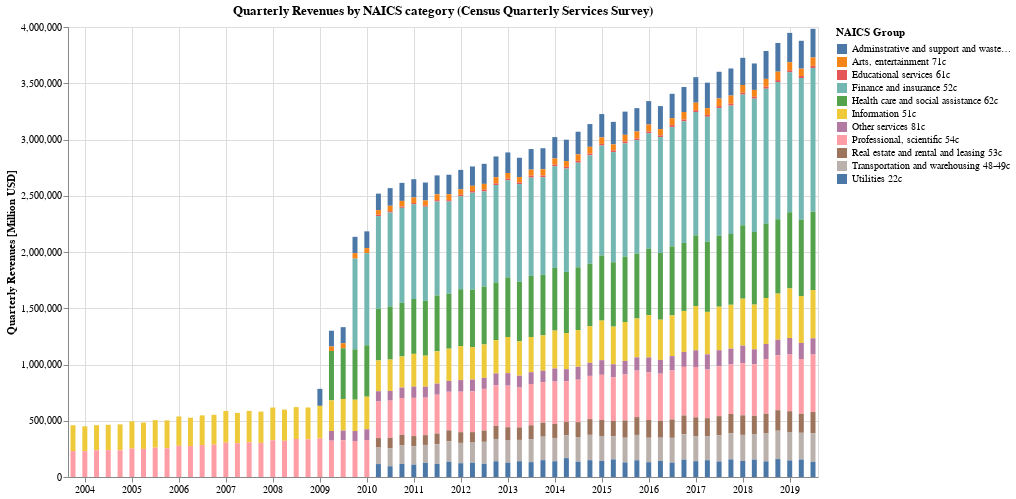

This figure's notebook cell:
### Markdown cell above
### What proportion of total reported revenues is each industry?

### Code cell
alt.Chart(categories_agg).mark_bar().encode(
    alt.X('dt:T', axis=alt.Axis(title=None)),
    alt.Y('value:Q', axis=alt.Axis(title='Quarterly Revenues [Million USD]')),
    alt.Color('variable:N', title="NAICS Group")
).properties(
    title="Quarterly Revenues by NAICS category (Census Quarterly Services Survey)",
    background="white",
    width=750,
    height=450
)

### Figure 1 — Vega-Lite specification as saved in the notebook (floating-point values rounded to 4 significant figures; data arrays with more than 128 entries replaced by an {"elided": "..."} marker saying what was removed)
{"config": {"view": {"continuousWidth": 400, "continuousHeight": 300}}, "data": {"name": "data-73169e33ac80c1669b5c24da5b4c1f0e"}, "mark": "bar", "background": "white", "encoding": {"color": {"type": "nominal", "field": "variable", "title": "NAICS Group"}, "x": {"type": "temporal", "axis": {"title": null}, "field": "dt"}, "y": {"type": "quantitative", "axis": {"title": "Quarterly Revenues [Million USD]"}, "field": "value"}}, "height": 450, "title": "Quarterly Revenues by NAICS category (Census Quarterly Services Survey)", "width": 750, "$schema": "https://vega.github.io/schema/vega-lite/v4.0.2.json", "datasets": {"data-73169e33ac80c1669b5c24da5b4c1f0e": {"elided": "704 records"}}}
